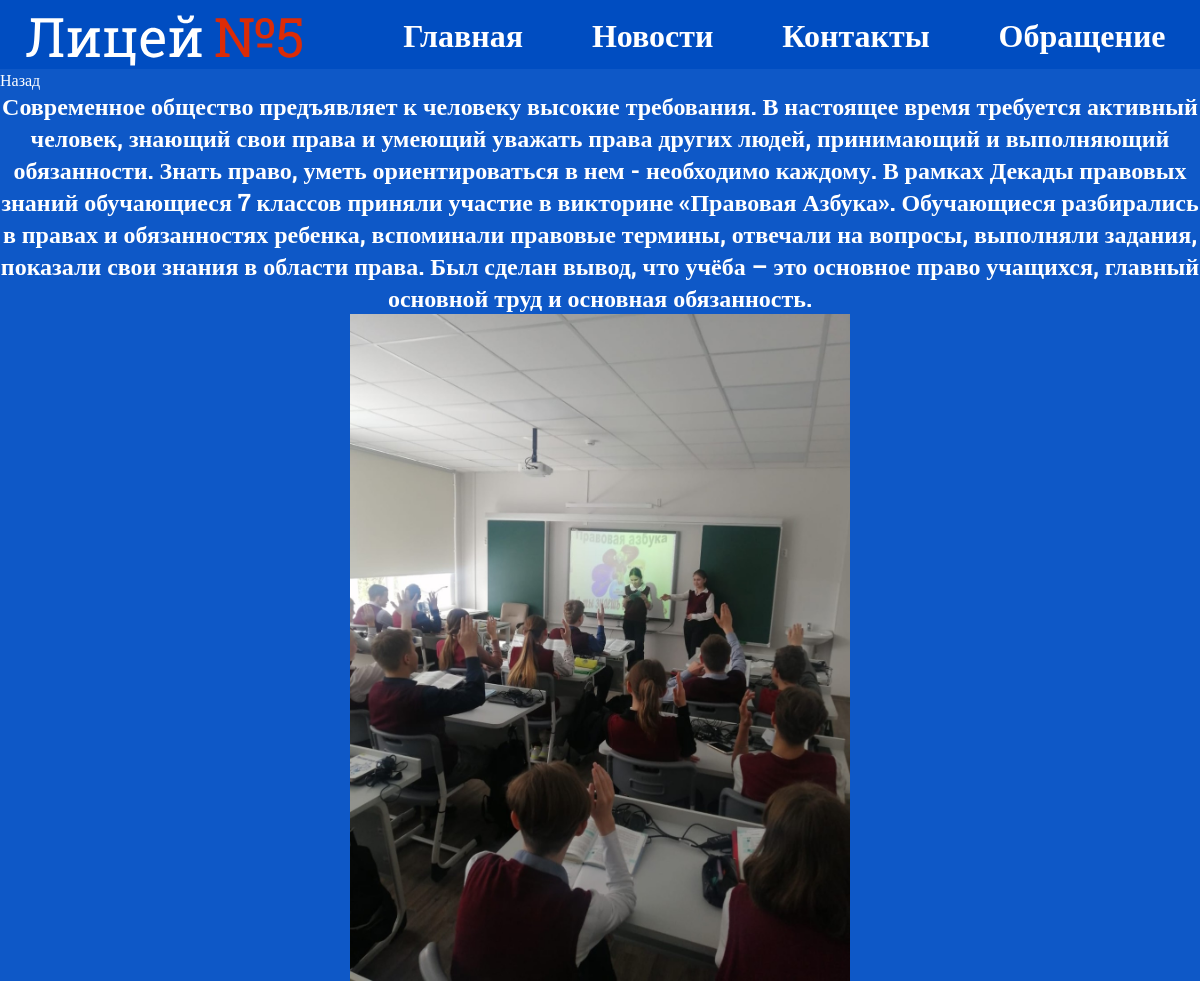
Screenshot of /news/8/ with the database file from the repository.
### school/models.py (models this page shows, shortened)
class School(models.Model):
    title = models.CharField(max_length=255, verbose_name='Заголовок')
    content = models.TextField(blank=True)
    photo = models.ImageField(upload_to="photo/%Y/%m/%d/")
    time = models.DateTimeField(auto_now_add=True, verbose_name='Время создания')
    is_publised = models.BooleanField(default=True, verbose_name='Опубликовано')
    class Meta:
        verbose_name = 'Новость'
        verbose_name_plural = 'Новости'
        ordering = ['-time', 'title']

### school/views.py (the view)
# urls.py: path('news/<int:post_id>/', show_post, name='post'),
def show_post(request, post_id):
    posts = School.objects.get(pk = post_id)
    return render(request, 'school/post.html', {'posts': posts})

### school/templates/school/post.html (shortened to what this page needs)
{% load static %}
<!DOCTYPE html>
<html lang="en">
<head>
    <link rel="stylesheet" href="{% static 'school/css/post.css' %}">
</head>
<body>
    <nav class="headear-container">
        <ul class="nav_ul">
            <li class="nav_li"><img src="{% static 'school/images/Logo.svg' %}" alt=""></li>
            <li class="nav_li"><a class="t1 nav-text" href="{% url 'home' %}"><h1 class="nav_text">Главная</h1></li></a>
            <li class="nav_li"><a class="t2 nav-text" href="{% url 'news' %}"><h1 class="nav_text">Новости</h1></li></a>
            <li class="nav_li"><a class="t3 nav-text" href="{% url 'contacts' %}"><h1 class="nav_text">Контакты</h1></li></a>
            <li class="nav_li"><a class="t4 nav-text" href="{% url 'feedback' %}"><h1 class="nav_text">Обращение</h1></li></a>
        </ul>
    </nav>
    <a class="go_back" href="{% url 'news' %}">Назад</a>
    <h1 class="post_content">{{posts.content}}</h1>
    <img src="{{posts.photo.url}}" alt="" class="post_photo">
</body>
</html>

### school/static/school/css/post.css (style rules this page uses)
* { margin: 0; padding: 0; --main-bg-color: #0E58C7; --nav-bg-color: #004DC1; --main-color-for-words: #FFFFFF; --cards-color-for-words: black; --cards-bg-color: #FFFFFF; }
body { box-sizing: border-box; background-color: var(--main-bg-color); font-family: Roboto Slab; }
.nav_ul li { display: inline-flex; }
.nav_ul { display: flex; justify-content: space-around; align-items: center; }
.nav_li img { width: 320px; max-width: 100%; min-width: 70px; }
.nav_li a { text-decoration: none; color: var(--main-color-for-words); }
.nav_li a h1 { font-size: 32px; padding: 2px 10px; }
nav { background-color: var(--nav-bg-color); width: 100%; }
.post_content { color: var(--main-color-for-words); font-size: 24px; text-align: center; }
.go_back { color: var(--main-color-for-words); font-size: 16px; text-decoration: none; margin: 10px 0px; }
.post_photo { display: flex; margin: 0 auto; width: 500px; max-width: 100%; }

### rows the page displays
School: content "Современное общество предъявляет к человеку высокие требования. В настоящее время требуется активный человек, знающий свои права и умеющий уважать права других людей, принимающий и выполняющий обязанности. Знать право, уметь ориентироваться в нем - необходимо каждому. В рамках Декады правовых знаний обучающиеся 7 классов приняли участие в викторине «Правовая Азбука». Обучающиеся разбирались в правах и обязанностях ребенка, вспоминали правовые термины, отвечали на вопросы, выполняли задания, показали свои знания в области права. Был сделан вывод, что учёба – это основное право учащихся, главный основной труд и основная обязанность.", photo (picture)
